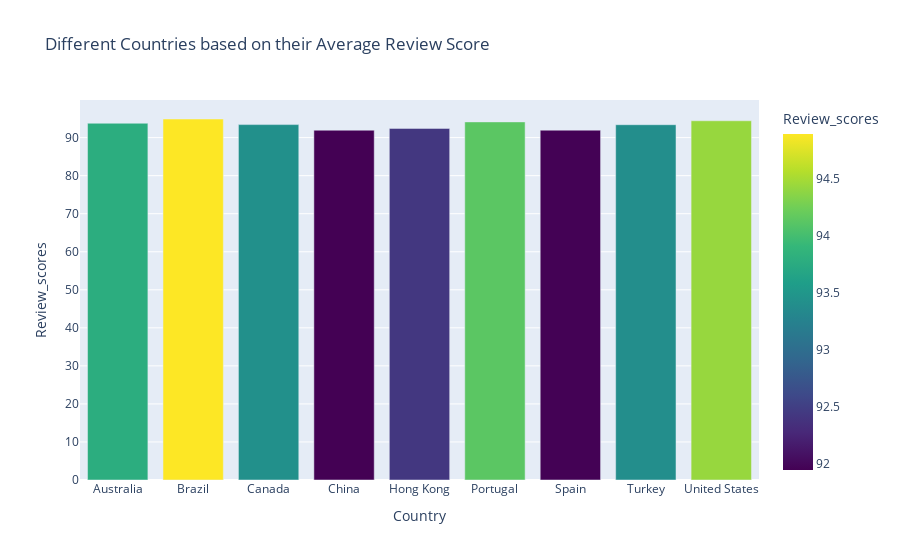

Source (notebook cell):
### Code cell
#Different Countries based on their Average Review Score

rev_score_df = df.groupby('Country', as_index=False)['Review_scores'].mean()
fig1 = px.bar(rev_score_df, x='Country', y='Review_scores', color='Review_scores', title='Different Countries based on their Average Review Score', color_continuous_scale='Viridis')
pio.write_image(fig1, "chart3.png", engine="kaleido")
fig1.show()

### Figure 1 — Plotly figure (JSON) as saved in the notebook; plotly's stock layout.template omitted (floating-point values rounded to 4 significant figures)
{"data": [{"alignmentgroup": "True", "hovertemplate": "Country=%{x}<br>Review_scores=%{marker.color}<extra></extra>", "legendgroup": "", "marker": {"color": [93.78, 94.89, 93.42, 91.95, 92.42, 94.13, 91.96, 93.39, 94.43], "coloraxis": "coloraxis", "pattern": {"shape": ""}}, "name": "", "offsetgroup": "", "orientation": "v", "showlegend": false, "textposition": "auto", "type": "bar", "x": ["Australia", "Brazil", "Canada", "China", "Hong Kong", "Portugal", "Spain", "Turkey", "United States"], "xaxis": "x", "y": [93.78, 94.89, 93.42, 91.95, 92.42, 94.13, 91.96, 93.39, 94.43], "yaxis": "y"}], "layout": {"barmode": "relative", "coloraxis": {"colorbar": {"title": {"text": "Review_scores"}}, "colorscale": [[0, "#440154"], [0.1111, "#482878"], [0.2222, "#3e4989"], [0.3333, "#31688e"], [0.4444, "#26828e"], [0.5556, "#1f9e89"], [0.6667, "#35b779"], [0.7778, "#6ece58"], [0.8889, "#b5de2b"], [1, "#fde725"]]}, "legend": {"tracegroupgap": 0}, "title": {"text": "Different Countries based on their Average Review Score"}, "xaxis": {"anchor": "y", "domain": [0, 1], "title": {"text": "Country"}}, "yaxis": {"anchor": "x", "domain": [0, 1], "title": {"text": "Review_scores"}}}}
